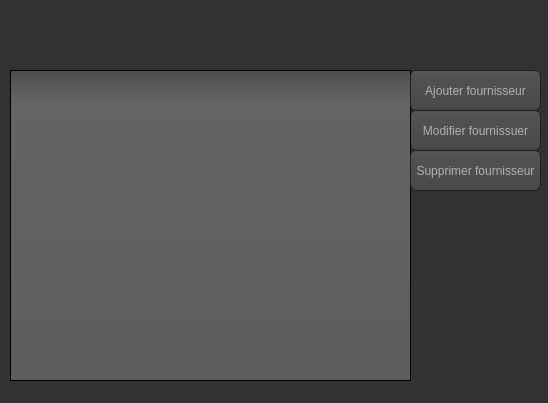
<?xml version="1.0" encoding="UTF-8"?>
<ui version="4.0">
 <class>Form</class>
 <widget class="QWidget" name="Form">
  <property name="geometry">
   <rect>
    <x>0</x>
    <y>0</y>
    <width>548</width>
    <height>403</height>
   </rect>
  </property>
  <property name="windowTitle">
   <string>Form</string>
  </property>
  <property name="styleSheet">
   <string notr="true">QToolTip
{
     border: 1px solid black;
     background-color: #ffa02f;
     padding: 1px;
     border-radius: 3px;
     opacity: 100;
}

QWidget
{
    color: #b1b1b1;
    background-color: #323232;
}

QWidget:item:hover
{
    background-color: QLinearGradient( x1: 0, y1: 0, x2: 0, y2: 1, stop: 0 #ffa02f, stop: 1 #ca0619);
    color: #000000;
}

QWidget:item:selected
{
    background-color: QLinearGradient( x1: 0, y1: 0, x2: 0, y2: 1, stop: 0 #ffa02f, stop: 1 #d7801a);
}

QMenuBar::item
{
    background: transparent;
}

QMenuBar::item:selected
{
    background: transparent;
    border: 1px solid #ffaa00;
}

QMenuBar::item:pressed
{
    background: #444;
    border: 1px solid #000;
    background-color: QLinearGradient(
        x1:0, y1:0,
        x2:0, y2:1,
        stop:1 #212121,
        stop:0.4 #343434/*,
        stop:0.2 #343434,
        stop:0.1 #ffaa00*/
    );
    margin-bottom:-1px;
    padding-bottom:1px;
}

QMenu
{
    border: 1px solid #000;
}

QMenu::item
{
    padding: 2px 20px 2px 20px;
}

QMenu::item:selected
{
    color: #000000;
}

QWidget:disabled
{
    color: #404040;
    background-color: #323232;
}

QAbstractItemView
{
    background-color: QLinearGradient( x1: 0, y1: 0, x2: 0, y2: 1, stop: 0 #4d4d4d, stop: 0.1 #646464, stop: 1 #5d5d5d);
}

QWidget:focus
{
    /*border: 2px solid QLinearGradient( x1: 0, y1: 0, x2: 0, y2: 1, stop: 0 #ffa02f, stop: 1 #d7801a);*/
}

QLineEdit
{
    background-color: QLinearGradient( x1: 0, y1: 0, x2: 0, y2: 1, stop: 0 #4d4d4d, stop: 0 #646464, stop: 1 #5d5d5d);
    padding: 1px;
    border-style: solid;
    border: 1px solid #1e1e1e;
    border-radius: 5;
}

QPushButton
{
    color: #b1b1b1;
    background-color: QLinearGradient( x1: 0, y1: 0, x2: 0, y2: 1, stop: 0 #565656, stop: 0.1 #525252, stop: 0.5 #4e4e4e, stop: 0.9 #4a4a4a, stop: 1 #464646);
    border-width: 1px;
    border-color: #1e1e1e;
    border-style: solid;
    border-radius: 6;
    padding: 3px;
    font-size: 12px;
    padding-left: 5px;
    padding-right: 5px;
}

QPushButton:pressed
{
    background-color: QLinearGradient( x1: 0, y1: 0, x2: 0, y2: 1, stop: 0 #2d2d2d, stop: 0.1 #2b2b2b, stop: 0.5 #292929, stop: 0.9 #282828, stop: 1 #252525);
}

QComboBox
{
    selection-background-color: #ffaa00;
    background-color: QLinearGradient( x1: 0, y1: 0, x2: 0, y2: 1, stop: 0 #565656, stop: 0.1 #525252, stop: 0.5 #4e4e4e, stop: 0.9 #4a4a4a, stop: 1 #464646);
    border-style: solid;
    border: 1px solid #1e1e1e;
    border-radius: 5;
}

QComboBox:hover,QPushButton:hover
{
    border: 2px solid QLinearGradient( x1: 0, y1: 0, x2: 0, y2: 1, stop: 0 #ffa02f, stop: 1 #d7801a);
}


QComboBox:on
{
    padding-top: 3px;
    padding-left: 4px;
    background-color: QLinearGradient( x1: 0, y1: 0, x2: 0, y2: 1, stop: 0 #2d2d2d, stop: 0.1 #2b2b2b, stop: 0.5 #292929, stop: 0.9 #282828, stop: 1 #252525);
    selection-background-color: #ffaa00;
}

QComboBox QAbstractItemView
{
    border: 2px solid darkgray;
    selection-background-color: QLinearGradient( x1: 0, y1: 0, x2: 0, y2: 1, stop: 0 #ffa02f, stop: 1 #d7801a);
}

QComboBox::drop-down
{
     subcontrol-origin: padding;
     subcontrol-position: top right;
     width: 15px;

     border-left-width: 0px;
     border-left-color: darkgray;
     border-left-style: solid; /* just a single line */
     border-top-right-radius: 3px; /* same radius as the QComboBox */
     border-bottom-right-radius: 3px;
 }

QComboBox::down-arrow
{
     image: url(:/down_arrow.png);
}

QGroupBox:focus
{
border: 2px solid QLinearGradient( x1: 0, y1: 0, x2: 0, y2: 1, stop: 0 #ffa02f, stop: 1 #d7801a);
}

QTextEdit:focus
{
    border: 2px solid QLinearGradient( x1: 0, y1: 0, x2: 0, y2: 1, stop: 0 #ffa02f, stop: 1 #d7801a);
}

QScrollBar:horizontal {
     border: 1px solid #222222;
     background: QLinearGradient( x1: 0, y1: 0, x2: 0, y2: 1, stop: 0.0 #121212, stop: 0.2 #282828, stop: 1 #484848);
     height: 7px;
     margin: 0px 16px 0 16px;
}

QScrollBar::handle:horizontal
{
      background: QLinearGradient( x1: 0, y1: 0, x2: 1, y2: 0, stop: 0 #ffa02f, stop: 0.5 #d7801a, stop: 1 #ffa02f);
      min-height: 20px;
      border-radius: 2px;
}

QScrollBar::add-line:horizontal {
      border: 1px solid #1b1b19;
      border-radius: 2px;
      background: QLinearGradient( x1: 0, y1: 0, x2: 1, y2: 0, stop: 0 #ffa02f, stop: 1 #d7801a);
      width: 14px;
      subcontrol-position: right;
      subcontrol-origin: margin;
}

QScrollBar::sub-line:horizontal {
      border: 1px solid #1b1b19;
      border-radius: 2px;
      background: QLinearGradient( x1: 0, y1: 0, x2: 1, y2: 0, stop: 0 #ffa02f, stop: 1 #d7801a);
      width: 14px;
     subcontrol-position: left;
     subcontrol-origin: margin;
}

QScrollBar::right-arrow:horizontal, QScrollBar::left-arrow:horizontal
{
      border: 1px solid black;
      width: 1px;
      height: 1px;
      background: white;
}

QScrollBar::add-page:horizontal, QScrollBar::sub-page:horizontal
{
      background: none;
}

QScrollBar:vertical
{
      background: QLinearGradient( x1: 0, y1: 0, x2: 1, y2: 0, stop: 0.0 #121212, stop: 0.2 #282828, stop: 1 #484848);
      width: 7px;
      margin: 16px 0 16px 0;
      border: 1px solid #222222;
}

QScrollBar::handle:vertical
{
      background: QLinearGradient( x1: 0, y1: 0, x2: 0, y2: 1, stop: 0 #ffa02f, stop: 0.5 #d7801a, stop: 1 #ffa02f);
      min-height: 20px;
      border-radius: 2px;
}

QScrollBar::add-line:vertical
{
      border: 1px solid #1b1b19;
      border-radius: 2px;
      background: QLinearGradient( x1: 0, y1: 0, x2: 0, y2: 1, stop: 0 #ffa02f, stop: 1 #d7801a);
      height: 14px;
      subcontrol-position: bottom;
      subcontrol-origin: margin;
}

QScrollBar::sub-line:vertical
{
      border: 1px solid #1b1b19;
      border-radius: 2px;
      background: QLinearGradient( x1: 0, y1: 0, x2: 0, y2: 1, stop: 0 #d7801a, stop: 1 #ffa02f);
      height: 14px;
      subcontrol-position: top;
      subcontrol-origin: margin;
}

QScrollBar::up-arrow:vertical, QScrollBar::down-arrow:vertical
{
      border: 1px solid black;
      width: 1px;
      height: 1px;
      background: white;
}


QScrollBar::add-page:vertical, QScrollBar::sub-page:vertical
{
      background: none;
}

QTextEdit
{
    background-color: #242424;
}

QPlainTextEdit
{
    background-color: #242424;
}

QHeaderView::section
{
    background-color: QLinearGradient(x1:0, y1:0, x2:0, y2:1, stop:0 #616161, stop: 0.5 #505050, stop: 0.6 #434343, stop:1 #656565);
    color: white;
    padding-left: 4px;
    border: 1px solid #6c6c6c;
}

QCheckBox:disabled
{
color: #414141;
}

QDockWidget::title
{
    text-align: center;
    spacing: 3px; /* spacing between items in the tool bar */
    background-color: QLinearGradient(x1:0, y1:0, x2:0, y2:1, stop:0 #323232, stop: 0.5 #242424, stop:1 #323232);
}

QDockWidget::close-button, QDockWidget::float-button
{
    text-align: center;
    spacing: 1px; /* spacing between items in the tool bar */
    background-color: QLinearGradient(x1:0, y1:0, x2:0, y2:1, stop:0 #323232, stop: 0.5 #242424, stop:1 #323232);
}

QDockWidget::close-button:hover, QDockWidget::float-button:hover
{
    background: #242424;
}

QDockWidget::close-button:pressed, QDockWidget::float-button:pressed
{
    padding: 1px -1px -1px 1px;
}

QMainWindow::separator
{
    background-color: QLinearGradient(x1:0, y1:0, x2:0, y2:1, stop:0 #161616, stop: 0.5 #151515, stop: 0.6 #212121, stop:1 #343434);
    color: white;
    padding-left: 4px;
    border: 1px solid #4c4c4c;
    spacing: 3px; /* spacing between items in the tool bar */
}

QMainWindow::separator:hover
{

    background-color: QLinearGradient(x1:0, y1:0, x2:0, y2:1, stop:0 #d7801a, stop:0.5 #b56c17 stop:1 #ffa02f);
    color: white;
    padding-left: 4px;
    border: 1px solid #6c6c6c;
    spacing: 3px; /* spacing between items in the tool bar */
}

QToolBar::handle
{
     spacing: 3px; /* spacing between items in the tool bar */
     background: url(:/images/handle.png);
}

QMenu::separator
{
    height: 2px;
    background-color: QLinearGradient(x1:0, y1:0, x2:0, y2:1, stop:0 #161616, stop: 0.5 #151515, stop: 0.6 #212121, stop:1 #343434);
    color: white;
    padding-left: 4px;
    margin-left: 10px;
    margin-right: 5px;
}

QProgressBar
{
    border: 2px solid grey;
    border-radius: 5px;
    text-align: center;
}

QProgressBar::chunk
{
    background-color: #d7801a;
    width: 2.15px;
    margin: 0.5px;
}

QTabBar::tab {
    color: #b1b1b1;
    border: 1px solid #444;
    border-bottom-style: none;
    background-color: #323232;
    padding-left: 10px;
    padding-right: 10px;
    padding-top: 3px;
    padding-bottom: 2px;
    margin-right: -1px;
}

QTabWidget::pane {
    border: 1px solid #444;
    top: 1px;
}

QTabBar::tab:last
{
    margin-right: 0; /* the last selected tab has nothing to overlap with on the right */
    border-top-right-radius: 3px;
}

QTabBar::tab:first:!selected
{
 margin-left: 0px; /* the last selected tab has nothing to overlap with on the right */


    border-top-left-radius: 3px;
}

QTabBar::tab:!selected
{
    color: #b1b1b1;
    border-bottom-style: solid;
    margin-top: 3px;
    background-color: QLinearGradient(x1:0, y1:0, x2:0, y2:1, stop:1 #212121, stop:.4 #343434);
}

QTabBar::tab:selected
{
    border-top-left-radius: 3px;
    border-top-right-radius: 3px;
    margin-bottom: 0px;
}

QTabBar::tab:!selected:hover
{
    /*border-top: 2px solid #ffaa00;
    padding-bottom: 3px;*/
    border-top-left-radius: 3px;
    border-top-right-radius: 3px;
    background-color: QLinearGradient(x1:0, y1:0, x2:0, y2:1, stop:1 #212121, stop:0.4 #343434, stop:0.2 #343434, stop:0.1 #ffaa00);
}

QRadioButton::indicator:checked, QRadioButton::indicator:unchecked{
    color: #b1b1b1;
    background-color: #323232;
    border: 1px solid #b1b1b1;
    border-radius: 6px;
}

QRadioButton::indicator:checked
{
    background-color: qradialgradient(
        cx: 0.5, cy: 0.5,
        fx: 0.5, fy: 0.5,
        radius: 1.0,
        stop: 0.25 #ffaa00,
        stop: 0.3 #323232
    );
}

QCheckBox::indicator{
    color: #b1b1b1;
    background-color: #323232;
    border: 1px solid #b1b1b1;
    width: 9px;
    height: 9px;
}

QRadioButton::indicator
{
    border-radius: 6px;
}

QRadioButton::indicator:hover, QCheckBox::indicator:hover
{
    border: 1px solid #ffaa00;
}

QCheckBox::indicator:checked
{
    image:url(:/images/checkbox.png);
}

QCheckBox::indicator:disabled, QRadioButton::indicator:disabled
{
    border: 1px solid #444;
}</string>
  </property>
  <widget class="QPushButton" name="modifier">
   <property name="geometry">
    <rect>
     <x>410</x>
     <y>110</y>
     <width>131</width>
     <height>41</height>
    </rect>
   </property>
   <property name="font">
    <font>
     <pointsize>-1</pointsize>
    </font>
   </property>
   <property name="text">
    <string>Modifier fournissuer</string>
   </property>
  </widget>
  <widget class="QTableView" name="tableView">
   <property name="geometry">
    <rect>
     <x>10</x>
     <y>70</y>
     <width>401</width>
     <height>311</height>
    </rect>
   </property>
  </widget>
  <widget class="QPushButton" name="supprimer">
   <property name="geometry">
    <rect>
     <x>410</x>
     <y>150</y>
     <width>131</width>
     <height>41</height>
    </rect>
   </property>
   <property name="font">
    <font>
     <pointsize>-1</pointsize>
    </font>
   </property>
   <property name="text">
    <string>Supprimer fournisseur</string>
   </property>
  </widget>
  <widget class="QPushButton" name="ajouter">
   <property name="geometry">
    <rect>
     <x>410</x>
     <y>70</y>
     <width>131</width>
     <height>41</height>
    </rect>
   </property>
   <property name="font">
    <font>
     <pointsize>-1</pointsize>
    </font>
   </property>
   <property name="text">
    <string>Ajouter fournisseur</string>
   </property>
  </widget>
 </widget>
 <resources/>
 <connections/>
</ui>
